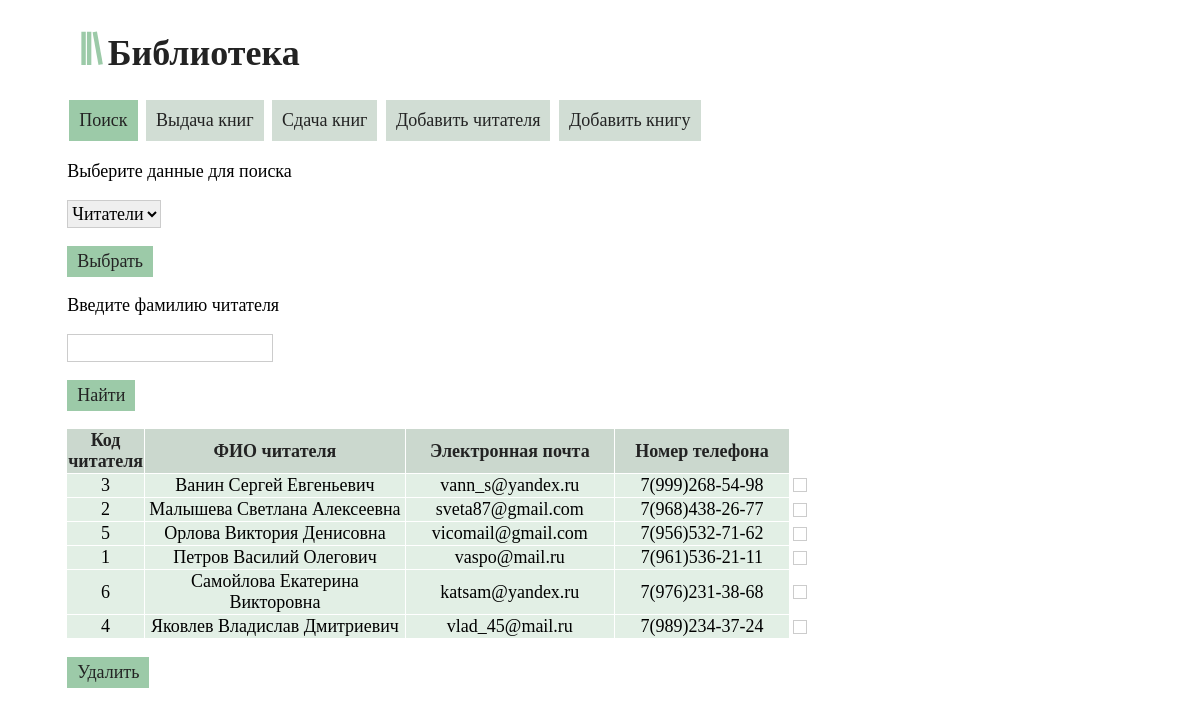
The page / on the database its author committed.
### tables this page shows
CREATE TABLE `reader` (
  `reader_id` int(11) NOT NULL AUTO_INCREMENT,
  `reader_name` varchar(45) NOT NULL,
  `reader_email` varchar(45) NOT NULL,
  `reader_phone` varchar(20) NOT NULL,
  PRIMARY KEY (`reader_id`)
);

### connection.php (called while the page is built, shortened)
<?php
$find_reader_name = "";
$choice_table_list = 0;

### tableData.php (called while the page is built, shortened)
<?php
$dataReaders = mysqli_query($db, "select * from reader where reader_name like '$find_reader_name%' order by reader_name");
if (mysqli_num_rows($dataReaders) > 0) {
    $fields_dr = mysqli_fetch_fields($dataReaders);
    for ($i = 0; $i < (count($fields_dr)); $i++) {
        $fields_dr1 = (array) $fields_dr[$i];
        $fieldsDataReader[] = $fields_dr1['name'];
    }
    while ($row = mysqli_fetch_array($dataReaders)) {
        $data_readers[] = $row;
    }
} else if (mysqli_num_rows($dataReaders) == 0) {
    $info_find_reader = "Ничего не найдено";
}

### index.php (the view, shortened to what this page needs)
<!DOCTYPE html>
<html>
    <head>
        <link rel="stylesheet" href="styles.css"/>
    </head>
    <body>
        <?php
        include 'connection.php';
        include 'tableData.php';
        ?>
        <div class="main_div">
            <div class="logo">
                <p><img src='logo2.svg'></p>
            </div>
            <div class="logo">
                <h1>Библиотека</h1>
            </div>
            <form name="new" method="POST">
                <label for="dr_b" class="lab" id="dr_b1">Поиск</label>
                <label for="f_b" class="lab" id="f_b1">Выдача книг</label>
                <label for="abr_b" class="lab" id="abr_b1">Сдача книг</label>
                <label for="apg_b" class="lab" id="apg_b1">Добавить читателя</label>
                <label for="addb_b" class="lab" id="addb_b1">Добавить книгу</label>
                    <p><?php print_r("Выбран читатель: ". $reader_choice_name) ?></p>
                            <?php print_r($info_find); ?>
<?php print_r($info_reader); ?>
                    <p><input type="text" name="new_author_name" value="" pattern="[А-Яа-яЁё'\-\s]+" title='Русские буквы без цифр'>
                    <?php print_r($info_aut); ?></p>
                    <p><input type="text" name="new_genre_name" value="" pattern="[А-Яа-яЁё\-\s]+" title='Русские буквы без цифр'>
<?php print_r($info_genre); ?></p>
<?php print_r($info_publ); ?>
<?php print_r($info_book); ?>
                <div class="dataFind">
                    <div>
                        <p>Выберите данные для поиска</p>
                        <select name="choice_table_list">
                            <option value="0" <?php echo isset($_POST["choice_table_list"]) && $_POST["choice_table_list"] == 0 ? "selected" : "" ?>>Читатели</option>
                        </select>
                        <p><input type="submit" name="choiceTableButton" value="Выбрать"></p>
                    </div>
<?php if ($choice_table_list == 0) { ?>
                        <p>Введите фамилию читателя</p>
                        <p><input id="frn" type="text" name="find_reader_name" value="<?php
    if (isset($_POST['find_reader_name']))
        echo $_POST['find_reader_name'];
    else
        ""
        ?>"></p>
                        <p><input type="submit" name="find_reader_button" value="Найти"></p>
                        <table class="t_dataReaders">
                            <thead>
                                <tr>
    <?php
    if (isset($data_readers) == true) {
        echo '<th>Код читателя</th>'
        . '<th>ФИО читателя</th>'
        . '<th>Электронная почта</th>'
        . '<th>Номер телефона</th>';
        ?>
                                    </tr>
                                </thead>
                                <tbody>
                                        <?php
                                        $out_readers = "";
                                        for ($i = 0; $i < count($data_readers); $i++) {
                                            $out_readers .= "<tr>";
                                            for ($j = 0; $j < count($fieldsDataReader) + 1; $j++) {
                                                if ($j == count($fieldsDataReader)) {
                                                    $out_readers .= '<td class="tdBut"><input id="tr' . $i . '" type="checkbox" name="delet[]" value="' . $data_readers[$i][0] . '"><label for="tr' . $i . '" class="ltr"></label></td>';
                                                }
                                                if ($j < count($fieldsDataReader)) {
                                                    $out_readers .= '<td>' . $data_readers[$i][$j] . '</td>';
                                                }
                                            }
                                            $out_readers .= "</tr>";
                                        }
                                        echo $out_readers;
                                    }
                                    ?>
                            </tbody>
                        </table>
                                <?php
                                print_r($info_find_reader);
                                if (mysqli_num_rows($dataReaders) > 0) {
                                    ?>
                            <p><input type="submit" name="deleteButton" value="Удалить"></p>
                                    <?php print_r($info_del_reader); ?>
                                <?php }
                            } ?>
                </div>
            </form>
        </div>
    </body>
</html>

### styles.css (style rules this page uses)
h1 { color: #232323; }
body { font-family:Arial Narrow; }
@media (min-width: 800px) { body { font-size: 18px; } }
.main_div { width: 90%; margin: auto; }
table { width: 100%; border-collapse: collapse; text-align: center; }
td:nth-child(2) { width: 35%; }
.t_dataReaders { width: 70%; }
select { border: 1px solid #CCC; height: 28px; }
.lab { padding: 10px; background: #d1ddd4; display: inline-block; text-align: center; color: #232323; margin: 2px; }
#dr_b:checked ~ #dr_b1 { background: #9ccaa8; }
input[type=submit] { background-color: #9ccaa8; border: none; color: #232323; padding: 5px 10px; cursor: pointer; font-size: inherit; }
input[type=text] { border: 1px solid #cccccc; border-radius: 0px; background: white ; outline: none; height: 24px; width: 200px; color: #232323; margin-right: 5px; }
th { background: #cbd8ce; color: #232323; }
tr { background: #e2efe5; }
td:first-child { width: 4%; }
.tdBut { width: 20px; background: white; }
.dataFind { display:none; }
#dr_b:checked ~ .dataFind { display:block; }
.ltr { width: 12px; height: 12px; display: block; margin-left: 2px; border: 1px solid #cccccc; border-radius: 0px; cursor: pointer; }
.logo { display: inline-block; }
img { width: 3vw; min-width: 20px; max-width: 40px; }

### rows shown on the page
reader: reader_id "3", reader_name "Ванин Сергей Евгеньевич", reader_email "vann_s@yandex.ru", reader_phone "7(999)268-54-98"
reader: reader_id "2", reader_name "Малышева Светлана Алексеевна", reader_email "sveta87@gmail.com", reader_phone "7(968)438-26-77"
reader: reader_id "5", reader_name "Орлова Виктория Денисовна", reader_email "vicomail@gmail.com", reader_phone "7(956)532-71-62"
reader: reader_id "1", reader_name "Петров Василий Олегович", reader_email "vaspo@mail.ru", reader_phone "7(961)536-21-11"
reader: reader_id "6", reader_name "Самойлова Екатерина Викторовна", reader_email "katsam@yandex.ru", reader_phone "7(976)231-38-68"
reader: reader_id "4", reader_name "Яковлев Владислав Дмитриевич", reader_email "vlad_45@mail.ru", reader_phone "7(989)234-37-24"
